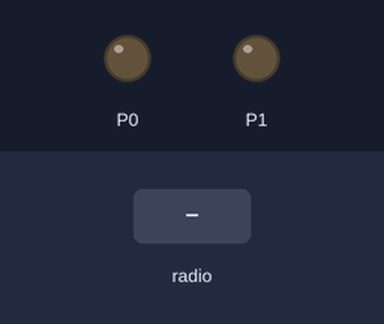
A program run on a simulated BBC micro:bit running MicroPython. Shown: output pins drawn as LEDs (lit = HIGH). Inputs (shaded band) come from the test bench.

Above: at 1.2 s.
1.3 s: radio message "start" arrives
At 1.7 s:
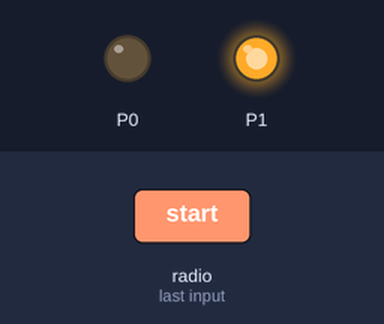
2.8 s: radio message "stop" arrives
At 3.8 s:
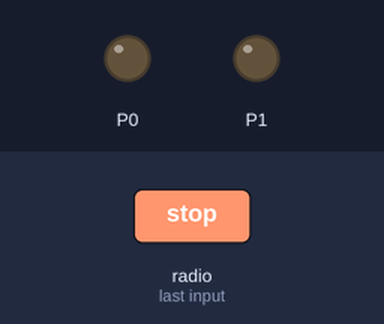
Timing chart, 0 to 5.8 s (numbered marks = the images above; inputs shaded):
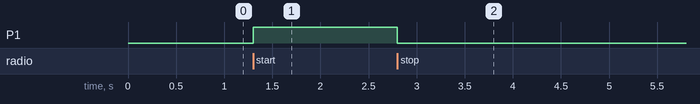

The program:

RADIO.receiver_2_-main.py
```python
from microbit import *
import radio
radio.on()
while True:
    message=radio.receive()
    if message is not None:
        if message=="start":
             pin1.write_digital(1)
             pin0.write_digital(0)
        if message=="stop":
            pin1.write_digital(0)
            pin0.write_digital(0)
```

Measured:
- after the input at 1.3 s, P1: LOW → HIGH at once
- after the input at 2.8 s, P1: HIGH → LOW at once
